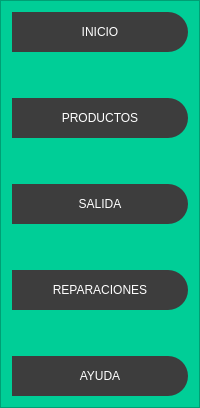
           <widget class="QFrame" name="frame_controls">
            <property name="minimumSize">
             <size>
              <width>200</width>
              <height>0</height>
             </size>
            </property>
            <property name="maximumSize">
             <size>
              <width>0</width>
              <height>16777215</height>
             </size>
            </property>
            <property name="styleSheet">
             <string notr="true">QFrame{
 background-color: rgb(0, 206, 151); 


}

QPushButton{
background-color: rgb(61, 61, 61); 
border-bottom-right-radius: 20px;
border-top-right-radius: 20px;
color: rgb(255, 255, 255);
font: 77 10pt &quot;Arial Black&quot;;
}

QPushButton:hover{
background-color: white; 
border-top left-radius: 20px;
 border-bottom-left-radius: 20px; 
color: rgb(0, 0, 0);
font: 77 10pt &quot;Arial Black&quot;;
}</string>
            </property>
            <property name="frameShape">
             <enum>QFrame::StyledPanel</enum>
            </property>
            <property name="frameShadow">
             <enum>QFrame::Raised</enum>
            </property>
            <layout class="QVBoxLayout" name="verticalLayout_8">
             <item>
              <layout class="QVBoxLayout" name="verticalLayout_5">
               <item>
                <widget class="QPushButton" name="inicio_btn">
                 <property name="minimumSize">
                  <size>
                   <width>0</width>
                   <height>40</height>
                  </size>
                 </property>
                 <property name="text">
                  <string>INICIO</string>
                 </property>
                 <property name="icon">
                  <iconset>
                   <normaloff>../recursos/img/icons/inicio.png</normaloff>../recursos/img/icons/inicio.png</iconset>
                 </property>
                </widget>
               </item>
               <item>
                <spacer name="verticalSpacer">
                 <property name="orientation">
                  <enum>Qt::Vertical</enum>
                 </property>
                 <property name="sizeHint" stdset="0">
                  <size>
                   <width>20</width>
                   <height>40</height>
                  </size>
                 </property>
                </spacer>
               </item>
               <item>
                <widget class="QPushButton" name="Productos_btn">
                 <property name="minimumSize">
                  <size>
                   <width>0</width>
                   <height>40</height>
                  </size>
                 </property>
                 <property name="text">
                  <string>PRODUCTOS</string>
                 </property>
                 <property name="icon">
                  <iconset>
                   <normaloff>../recursos/img/icons/caja.png</normaloff>../recursos/img/icons/caja.png</iconset>
                 </property>
                </widget>
               </item>
               <item>
                <spacer name="verticalSpacer_3">
                 <property name="orientation">
                  <enum>Qt::Vertical</enum>
                 </property>
                 <property name="sizeHint" stdset="0">
                  <size>
                   <width>20</width>
                   <height>40</height>
                  </size>
                 </property>
                </spacer>
               </item>
               <item>
                <widget class="QPushButton" name="ventas_btn">
                 <property name="minimumSize">
                  <size>
                   <width>0</width>
                   <height>40</height>
                  </size>
                 </property>
                 <property name="text">
                  <string>SALIDA</string>
                 </property>
                 <property name="icon">
                  <iconset>
                   <normaloff>../recursos/img/icons/venta.png</normaloff>../recursos/img/icons/venta.png</iconset>
                 </property>
                </widget>
               </item>
               <item>
                <spacer name="verticalSpacer_6">
                 <property name="orientation">
                  <enum>Qt::Vertical</enum>
                 </property>
                 <property name="sizeHint" stdset="0">
                  <size>
                   <width>20</width>
                   <height>40</height>
                  </size>
                 </property>
                </spacer>
               </item>
               <item>
                <widget class="QPushButton" name="reparacion_btn">
                 <property name="minimumSize">
                  <size>
                   <width>0</width>
                   <height>40</height>
                  </size>
                 </property>
                 <property name="text">
                  <string>REPARACIONES</string>
                 </property>
                 <property name="icon">
                  <iconset>
                   <normaloff>../recursos/img/icons/libro.png</normaloff>../recursos/img/icons/libro.png</iconset>
                 </property>
                </widget>
               </item>
               <item>
                <spacer name="verticalSpacer_4">
                 <property name="orientation">
                  <enum>Qt::Vertical</enum>
                 </property>
                 <property name="sizeHint" stdset="0">
                  <size>
                   <width>20</width>
                   <height>40</height>
                  </size>
                 </property>
                </spacer>
               </item>
               <item>
                <widget class="QPushButton" name="ayuda_btn">
                 <property name="minimumSize">
                  <size>
                   <width>0</width>
                   <height>40</height>
                  </size>
                 </property>
                 <property name="text">
                  <string>AYUDA</string>
                 </property>
                 <property name="icon">
                  <iconset>
                   <normaloff>../recursos/img/icons/soporte.png</normaloff>../recursos/img/icons/soporte.png</iconset>
                 </property>
                </widget>
               </item>
              </layout>
             </item>
            </layout>
           </widget>
